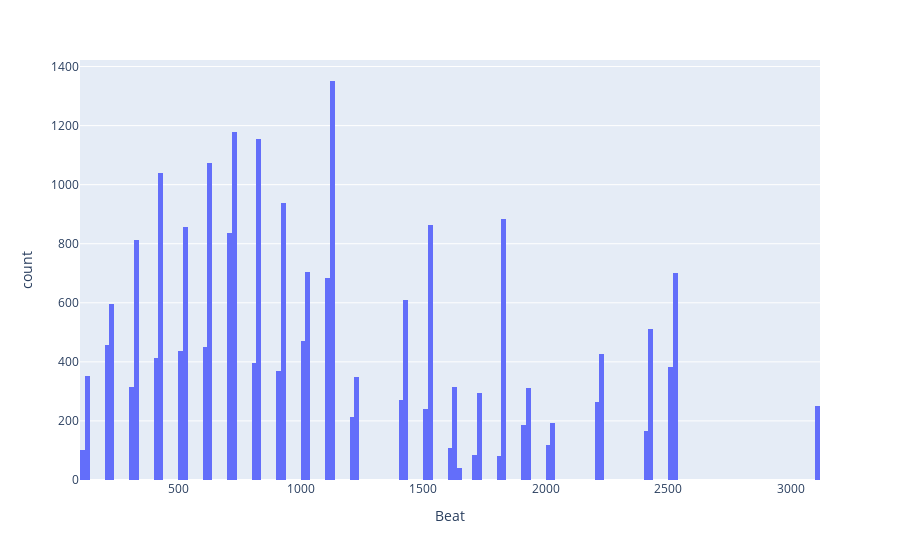

This figure's notebook cell:
### Code cell
# plot histogram value_counts of old df['Beat], expand graph to see all beats
# use plotly.express
fig = px.histogram(df, x="Beat", nbins=len(vc))
fig.show()

### Figure 1 — Plotly figure (JSON) as saved in the notebook; plotly's stock layout.template omitted (floating-point values rounded to 4 significant figures; data arrays with more than 128 entries replaced by an {"elided": "..."} marker saying what was removed)
{"data": [{"alignmentgroup": "True", "bingroup": "x", "hovertemplate": "Beat=%{x}<br>count=%{y}<extra></extra>", "legendgroup": "", "marker": {"color": "#636efa", "pattern": {"shape": ""}}, "name": "", "nbinsx": 274, "offsetgroup": "", "orientation": "v", "showlegend": false, "type": "histogram", "x": {"elided": "22852 int values"}, "xaxis": "x", "yaxis": "y"}], "layout": {"barmode": "relative", "legend": {"tracegroupgap": 0}, "margin": {"t": 60}, "xaxis": {"anchor": "y", "domain": [0, 1], "title": {"text": "Beat"}}, "yaxis": {"anchor": "x", "domain": [0, 1], "title": {"text": "count"}}}}
